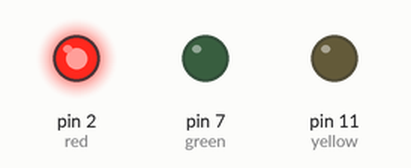
This sketch was run on a simulated Arduino Uno, built with avr-gcc and run on an emulated ATmega328P. Shown: output pins drawn as LEDs (lit = HIGH).

Above: at 2.0 s.
At 6.0 s:
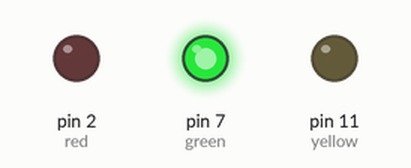
At 9.0 s:
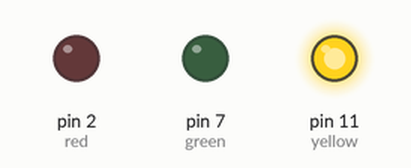
Timing chart, 0 to 13.0 s (numbered marks = the images above):
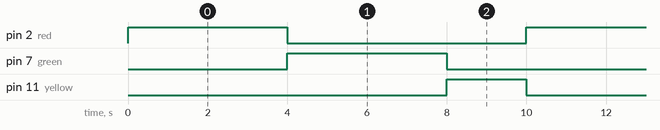

The sketch:

sketch_feb17a.ino
```cpp
const int red = 2;
const int green = 7;
const int yellow = 11;

void setup() {
  pinMode(red, OUTPUT);
  pinMode(green, OUTPUT);
  pinMode(yellow, OUTPUT);
}

void loop() {

  // RED light
  digitalWrite(red, HIGH);
  digitalWrite(green, LOW);
  digitalWrite(yellow, LOW);
  delay(4000);

  // GREEN light
  digitalWrite(red, LOW);
  digitalWrite(green, HIGH);
  digitalWrite(yellow, LOW);
  delay(4000);

  // YELLOW light
  digitalWrite(red, LOW);
  digitalWrite(green, LOW);
  digitalWrite(yellow, HIGH);
  delay(2000);
}
```

Measured:
- by itself, pin 2 (red), pin 7 (green): alternates HIGH for 4.0 s and LOW for 6.0 s
- by itself, pin 11 (yellow): alternates HIGH for 2.0 s and LOW for 8.0 s
- by itself, everything shown: repeats every 10.0 s, in 3 steps
